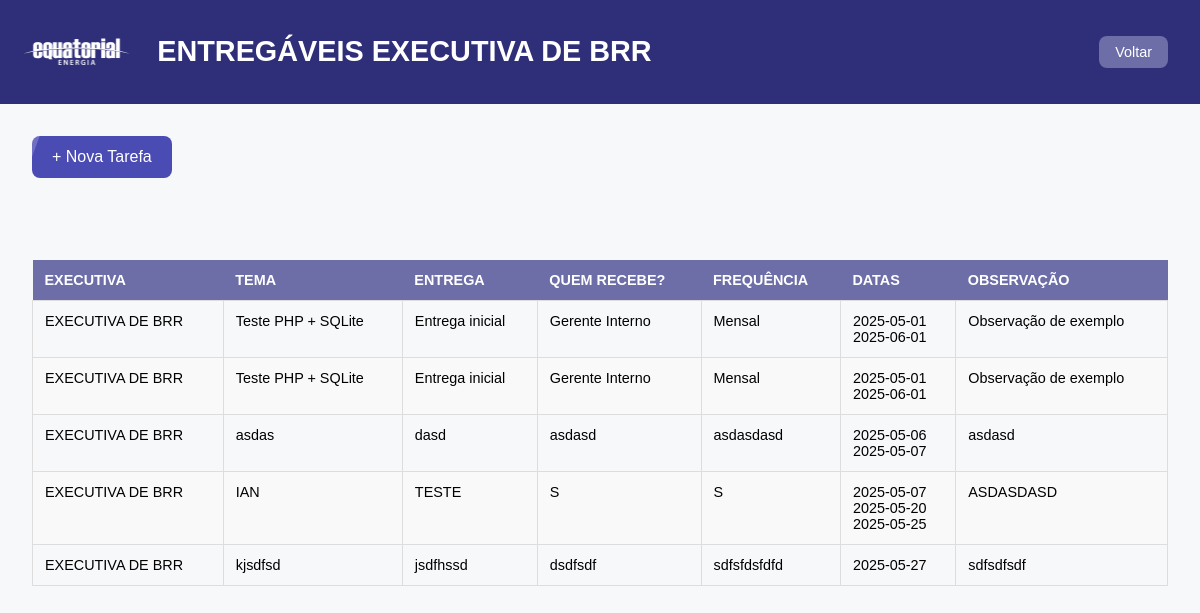
/brr.php, run on the app's committed database.
### tables this page shows
CREATE TABLE entregaveis (
  id INTEGER PRIMARY KEY AUTOINCREMENT,
  EXECUTIVA TEXT NOT NULL,
  TEMA TEXT NOT NULL,
  ENTREGA TEXT NOT NULL,
  QUEM_RECEBE TEXT,
  FREQUENCIA TEXT,
  "DATA DA ENTREGA 1°" TEXT,
  "DATA DA ENTREGA 2°" TEXT,
  "DATA DA ENTREGA 3°" TEXT,
  /* … até “DATA DA ENTREGA 12°” … */
  "DATA DA ENTREGA 12°" TEXT,
  OBSERVACAO TEXT
, "DATA DA ENTREGA 4°" TEXT, "DATA DA ENTREGA 5°" TEXT, "DATA DA ENTREGA 6°" TEXT, "DATA DA ENTREGA 7°" TEXT, "DATA DA ENTREGA 8°" TEXT, "DATA DA ENTREGA 9°" TEXT, "DATA DA ENTREGA 10°" TEXT, "DATA DA ENTREGA 11°" TEXT);

### brr.php (the view, shortened to what this page needs)
<?php
require __DIR__ . '/db.php';
$rows = [];
try {
    $stmt = $pdo->query("SELECT * FROM entregaveis WHERE EXECUTIVA = 'EXECUTIVA DE BRR'");
    $rows = $stmt->fetchAll(PDO::FETCH_ASSOC) ?: [];
} catch (PDOException $e) {
    $error_message = $e->getMessage();
}
?>
<!DOCTYPE html>
<html lang="pt-BR">
<head>
  <link rel="stylesheet" href="styles.css">
</head>
<body>
  <div id="page">
    <header>
      <img src="imagens/logo-branco.12a7b411.png" alt="Logo da Empresa" class="logo">
      <h1>ENTREGÁVEIS EXECUTIVA DE BRR</h1>
      <button id="voltar" class="back-button">Voltar</button>
    </header>
    <main class="main-container">
      <button id="new-task" class="action-button">+ Nova Tarefa</button>
      <?php if (empty($rows)): ?>
        <p class="no-data">Nenhum entregável encontrado.</p>
      <?php else: ?>
        <table class="deliverables-table">
          <thead>
            <tr>
              <th>Executiva</th>
              <th>Tema</th>
              <th>Entrega</th>
              <th>Quem Recebe?</th>
              <th>Frequência</th>
              <th>Datas</th>
              <th>Observação</th>
            </tr>
          </thead>
          <tbody>
            <?php foreach ($rows as $row): ?>
              <tr>
                <td><?= htmlspecialchars($row['EXECUTIVA']); ?></td>
                <td><?= htmlspecialchars($row['TEMA']); ?></td>
                <td><?= htmlspecialchars($row['ENTREGA']); ?></td>
                <td><?= htmlspecialchars($row['QUEM_RECEBE']); ?></td>
                <td><?= htmlspecialchars($row['FREQUENCIA']); ?></td>
                <td>
                  <?php
                    $dlist = [];
                    for ($j = 1; $j <= 12; $j++) {
                      $key = "DATA DA ENTREGA {$j}°";
                      if (!empty($row[$key])) {
                        $dlist[] = htmlspecialchars($row[$key]);
                      }
                    }
                    echo implode('<br>', $dlist);
                  ?>
                </td>
                <td><?= htmlspecialchars($row['OBSERVACAO']); ?></td>
              </tr>
            <?php endforeach; ?>
          </tbody>
        </table>
      <?php endif; ?>
    </main>
  </div>
</body>
</html>

### styles.css (style rules this page uses)
body { margin: 0; font-family: Arial, sans-serif; background-color: #f7f8fa; }
header { background-color: #2f2e79; color: white; padding: 1rem; display: flex; align-items: center; }
.logo { height: 50px; margin-right: 20px; }
h1 { font-size: 1.8rem; }
.main-container { padding: 2rem; }
.deliverables-table { width: 100%; border-collapse: collapse; margin-bottom: 2rem; }
.deliverables-table thead th { background-color: #6d6ea8; color: white; padding: 0.75rem; text-transform: uppercase; font-size: 0.9rem; text-align: left; }
.deliverables-table tbody td { border: 1px solid #ddd; padding: 0.75rem; font-size: 0.9rem; vertical-align: top; }
.deliverables-table tbody tr:nth-child(even) { background-color: #f9f9f9; }
.back-button { background-color: #6d6ea8; color: white; border: none; padding: 0.5rem 1rem; border-radius: 8px; cursor: pointer; font-size: 0.9rem; margin-left: auto; margin-right: 1rem; transition: background-color 0.3s, transform 0.2s; }
#page { opacity: 0; transition: opacity 0.4s ease; }
#page.visible { opacity: 1; }
.action-button { position: relative; background-color: #4b4bb4; color: white; padding: 0.75rem 1.25rem; border: none; border-radius: 8px; cursor: pointer; font-size: 1rem; margin-bottom: 1rem; transition: background-color 0.3s, transform 0.2s; overflow: hidden; }
.action-button::after { content: ""; position: absolute; width: 100%; height: 100%; top: 0; left: -100%; background: rgba(255, 255, 255, 0.2); transform: skewX(-20deg); transition: left 0.5s ease; }

### data on the page
entregaveis: EXECUTIVA "EXECUTIVA DE BRR", TEMA "Teste PHP + SQLite", ENTREGA "Entrega inicial", QUEM_RECEBE "Gerente Interno", FREQUENCIA "Mensal", dlist "2025-05-01 2025-06-01", OBSERVACAO "Observação de exemplo"
entregaveis: EXECUTIVA "EXECUTIVA DE BRR", TEMA "Teste PHP + SQLite", ENTREGA "Entrega inicial", QUEM_RECEBE "Gerente Interno", FREQUENCIA "Mensal", dlist "2025-05-01 2025-06-01", OBSERVACAO "Observação de exemplo"
entregaveis: EXECUTIVA "EXECUTIVA DE BRR", TEMA "asdas", ENTREGA "dasd", QUEM_RECEBE "asdasd", FREQUENCIA "asdasdasd", dlist "2025-05-06 2025-05-07", OBSERVACAO "asdasd"
entregaveis: EXECUTIVA "EXECUTIVA DE BRR", TEMA "IAN", ENTREGA "TESTE", QUEM_RECEBE "S", FREQUENCIA "S", dlist "2025-05-07 2025-05-20 2025-05-25", OBSERVACAO "ASDASDASD"
entregaveis: EXECUTIVA "EXECUTIVA DE BRR", TEMA "kjsdfsd", ENTREGA "jsdfhssd", QUEM_RECEBE "dsdfsdf", FREQUENCIA "sdfsfdsfdfd", dlist "2025-05-27", OBSERVACAO "sdfsdfsdf"
